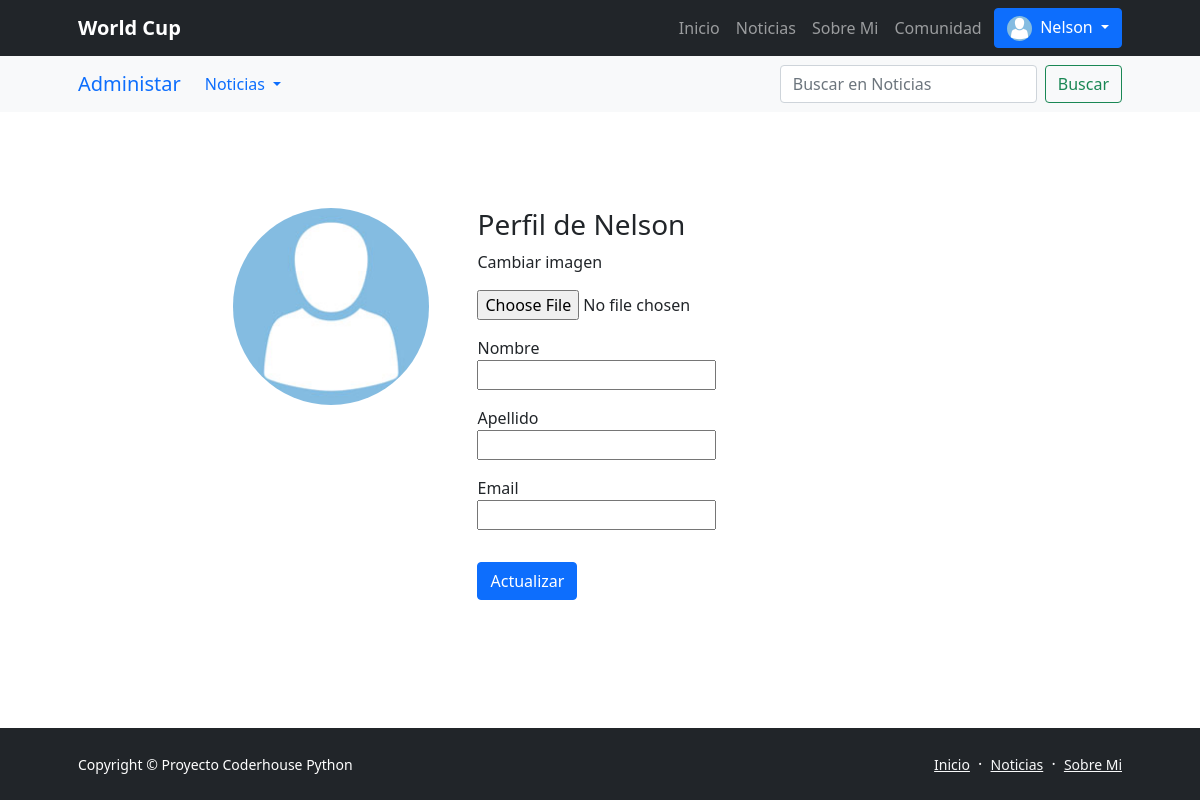
/accounts/profile/ (signed in), run on an earlier commit of the app's database.
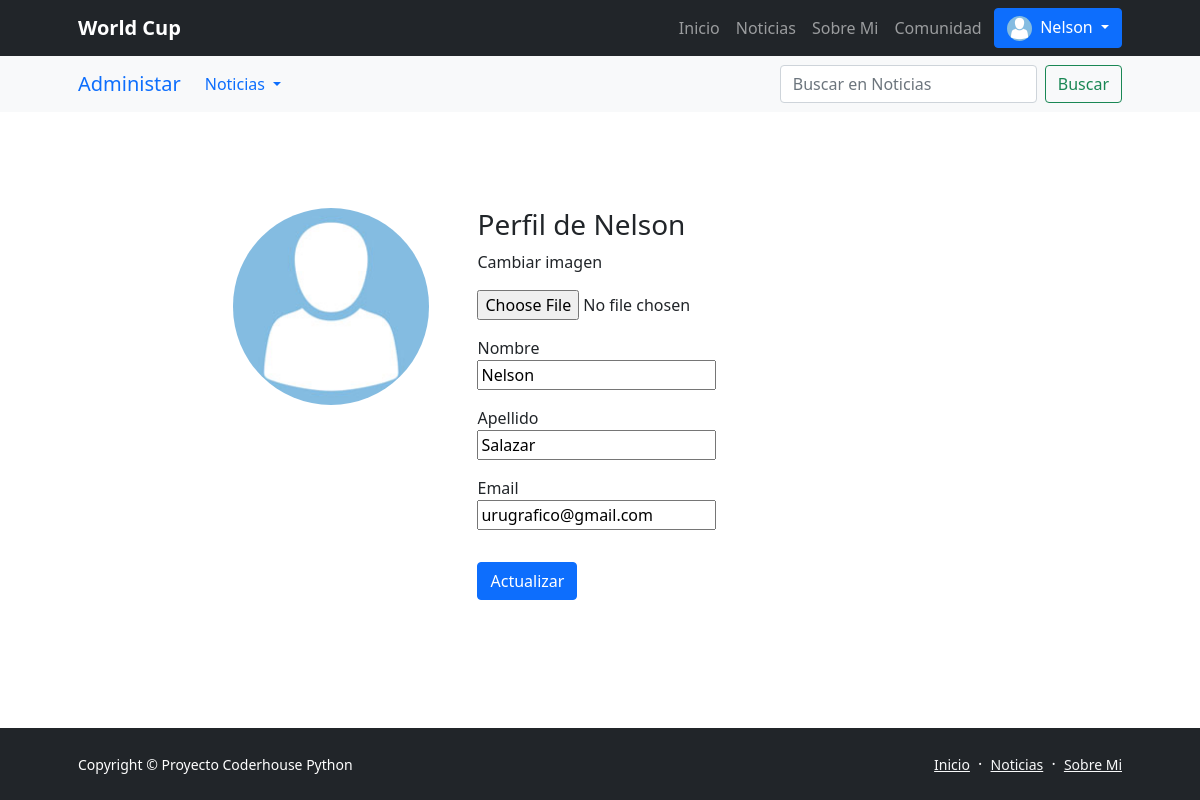
And on a later commit of the database.
### registration/models.py (models this page shows)
class Profile(models.Model):
    user = models.OneToOneField(User, on_delete=models.CASCADE)
    avatar = models.ImageField(upload_to='perfiles', null=True, blank=True)
    nombre = models.CharField(max_length=50, null=True, blank=True)
    apellido = models.CharField(max_length=50, null=True, blank=True)
    email = models.EmailField(null=True, blank=True)

### registration/views.py (the view)
# urls.py: path('profile/', ProfileUpdate.as_view(), name="profile"),
class ProfileUpdate(UpdateView):
    model = Profile
    fields = ['avatar', 'nombre', 'apellido', 'email']
    success_url = reverse_lazy('profile')
    template_name = 'registration/profile_form.html'
    def get_object(self):
        profile, created = Profile.objects.get_or_create(user=self.request.user)
        return profile

### registration/templates/registration/profile_form.html (shortened to what this page needs)
{% extends 'base.html' %}
{% load static %}
{% block contenido %}
{% include 'includes/menu-admin.html' %}
<section class="py-5">
    <div class="container px-5 my-5">
        <div class="col-md-9 mx-auto mb-5">
            <form action="" method="post" enctype="multipart/form-data">{% csrf_token %}
                <div class="row">
                    <div class="col-md-4">
                        {% if request.user.profile.avatar %}
                            <img src="{{request.user.profile.avatar.url}}" class="img-fluid rounded-circle mb-4 px-4" width="200" height="200">
                            <p class="mt-1">¿Borrar imagen? <input type="checkbox" id="avatar-clear" name="avatar-clear" /></p>
                        {% else %}
                            <img src="{% static 'registration/img/no-avatar.jpg' %}" class="img-fluid rounded-circle mb-4 px-4">
                        {% endif %}
                    </div>
                    <div class="col-md-8">
                        <h3>Perfil de {{ user.username }}</h3>
                        <div class="mb-3">
                            <label for="avatar">Cambiar imagen</label><br>
                            <input type="file" name="avatar" class="form-control-file mt-3" id="id_avatar">
                        </div>
                        <div class="mb-3">
                            <label for="nombre">Nombre</label><br>
                            {{ form.nombre }}
                        </div>
                        <div class="mb-3">
                            <label for="apellido">Apellido</label><br>
                            {{ form.apellido }}
                        </div>
                        <div class="mb-3">
                            <label for="email">Email</label><br>
                            {{ form.email }}
                        </div>
                        <input type="submit" class="btn btn-primary btn-block mt-3" value="Actualizar">
                    </div>
                </div>
            </form>
        </div>
    </div>
</section>
{% endblock contenido %}

What changed in the data, as far as the page shows it:
changed Profile: nombre (not shown) → "Nelson"; apellido (not shown) → "Salazar"; email (not shown) → "urugrafico@gmail.com"
